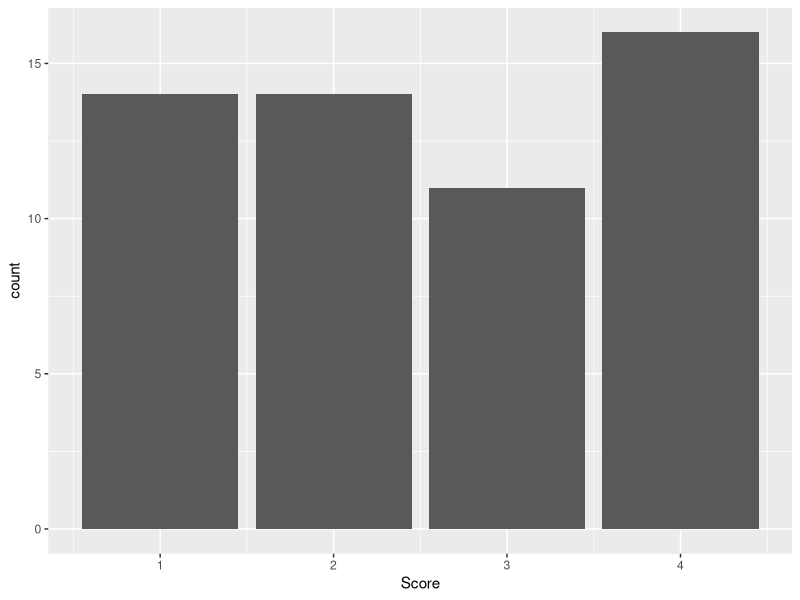
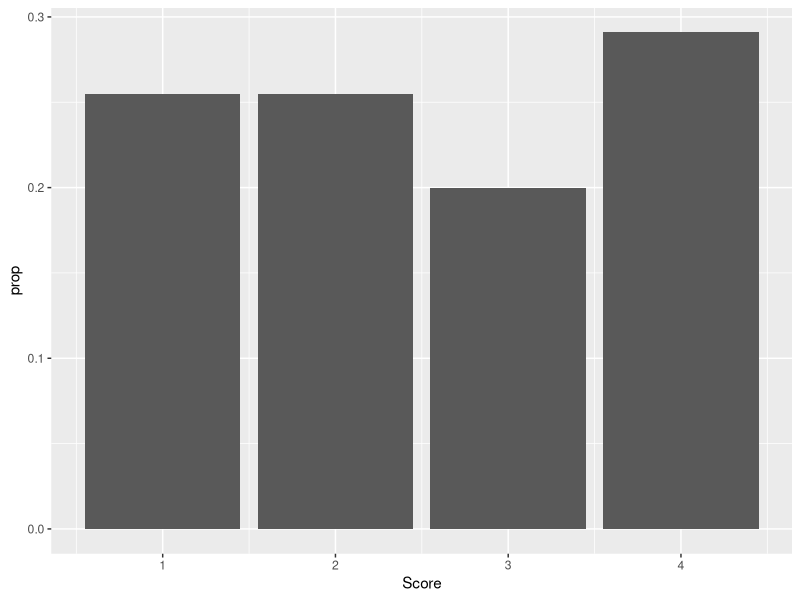
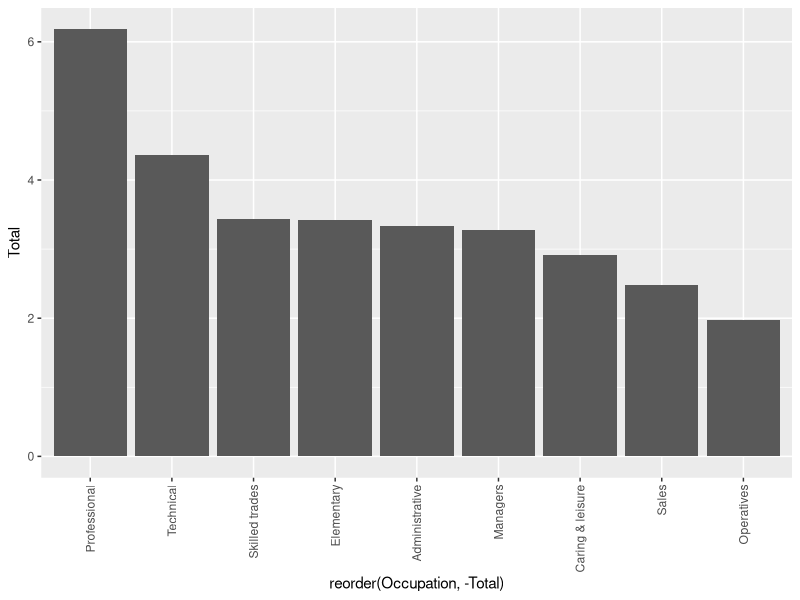
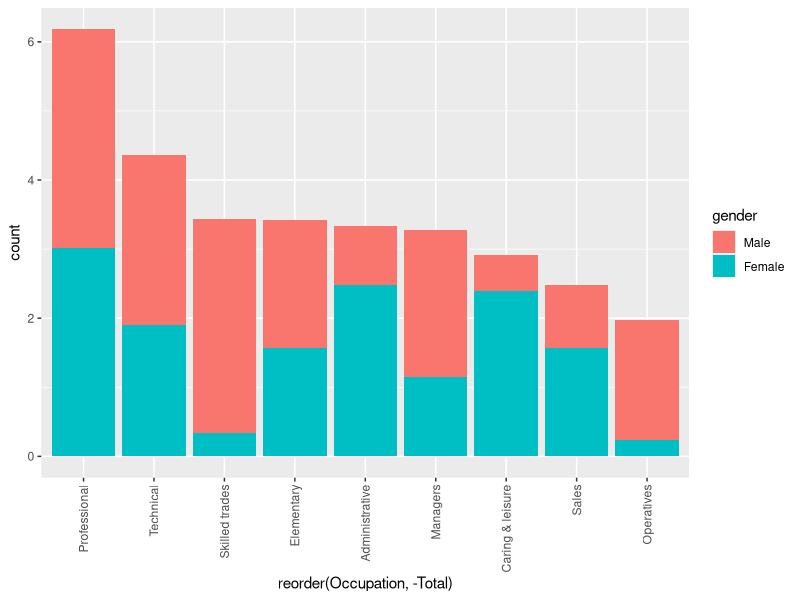

Write R code to recreate these figures, in order.
####
## barchart
####

tattoos <- read.csv("tattoos.csv", header = TRUE, sep = ";")

library(ggplot2)

ggplot(data = tattoos) +
  geom_bar (
    mapping = aes(x = Score)
  )
### with proportions
ggplot(data = tattoos) +
  geom_bar (
    mapping = aes(x = Score, y = ..prop..)
  )

#####


workforce <- read.csv("workforce.csv", header = TRUE, sep = ";")
colnames(workforce) <- c("Occupation", "Male", "Female", "Total")
str(workforce)

ggplot(data = workforce, aes(x = reorder(Occupation, -Total), y = Total) ) +
  geom_bar ( stat = "identity") +
  theme(axis.text.x = element_text(angle = 90, vjust = 0.5, hjust=1))


#########

library(tidyr)

workforce_long <- gather(workforce, gender, count, Male:Female, factor_key=TRUE)
str(workforce_long) 

ggplot(data = workforce_long, aes(x = reorder(Occupation, -Total), y = count, fill = gender) ) +
  geom_bar ( stat = "identity") +
  theme(axis.text.x = element_text(angle = 90, vjust = 0.5, hjust=1))

